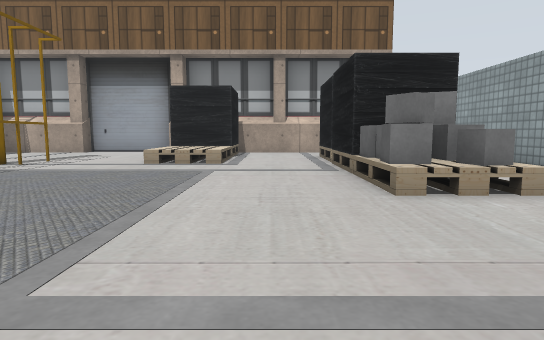
View 1 (above)

16 first-person views from a walk through a world built for the Gazebo simulator. The camera is 0.72 m above the floor, tilts 6° down and sees 75° across. Floor lines are 1 m apart. The floor is counted in squares, 1 m on a side. Each view is taken from the middle of a square. On the plan, view 1 faces up. The plan holds only what a view shows up to about 11 squares ahead; the rest is blank. The robots in the file are not drawn. Some surface patterns are stand-ins.

View 2
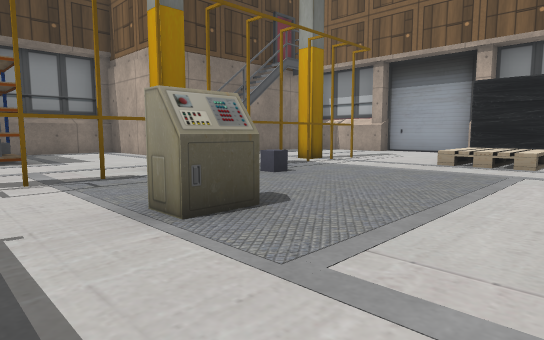

View 3
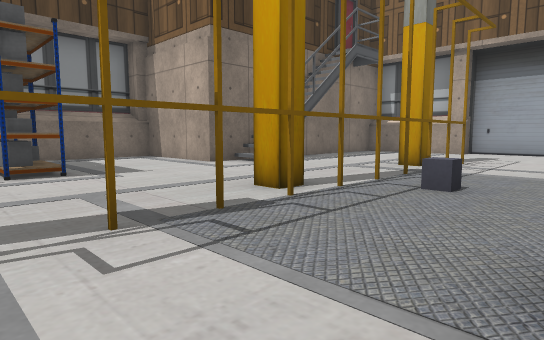

View 4
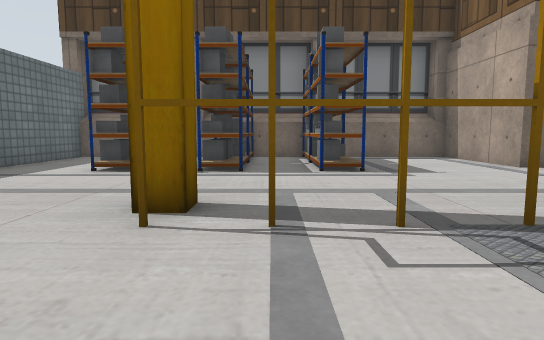

View 5
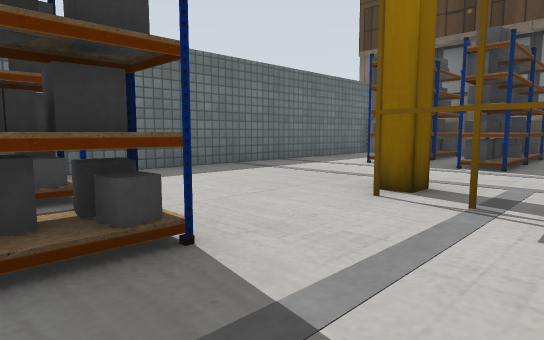

View 6
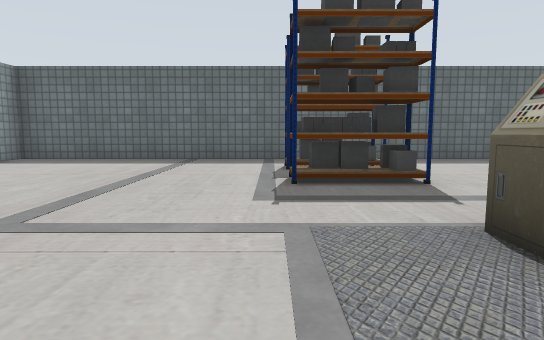

View 7
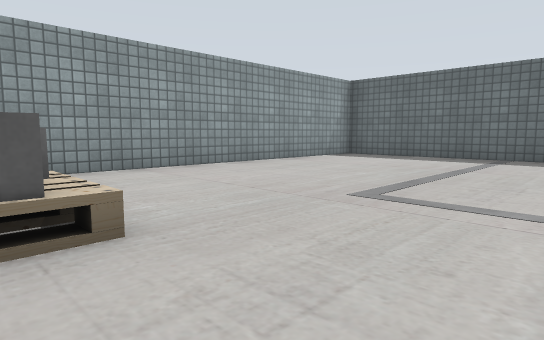

View 8
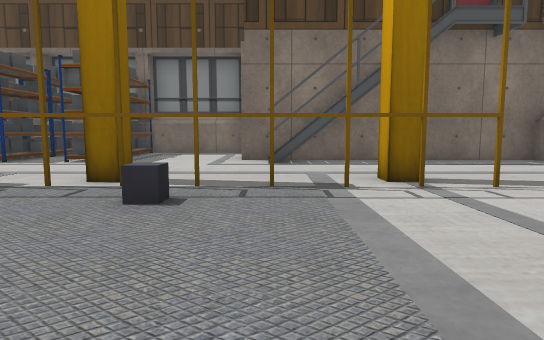

View 9
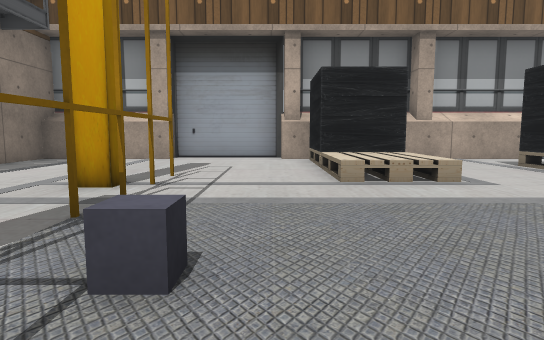

View 10
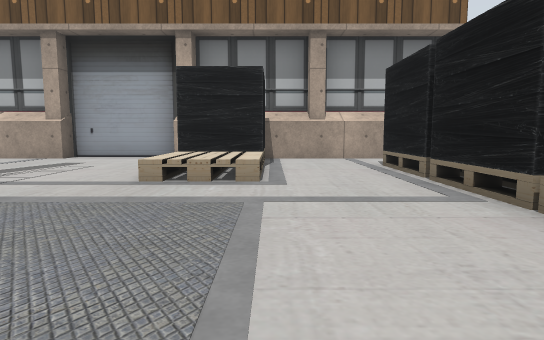

View 11
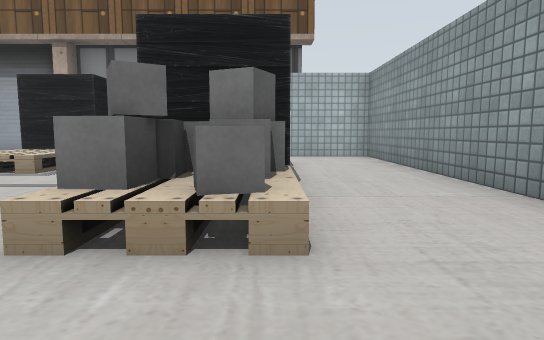

View 12
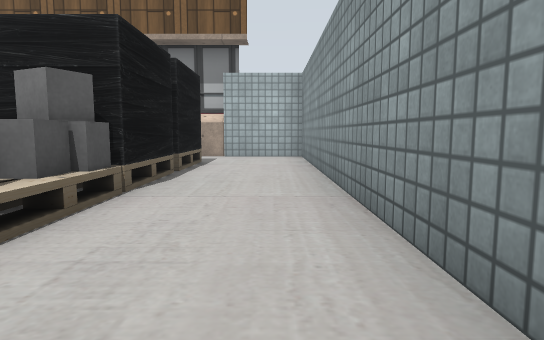

View 13
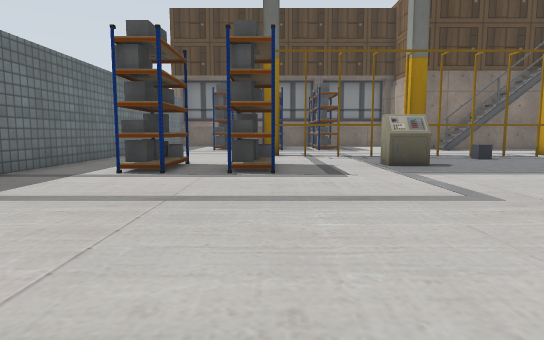

View 14
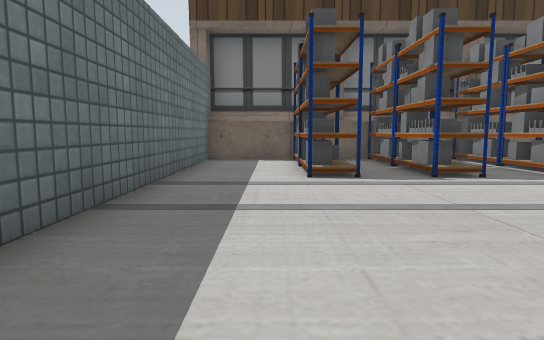

View 15
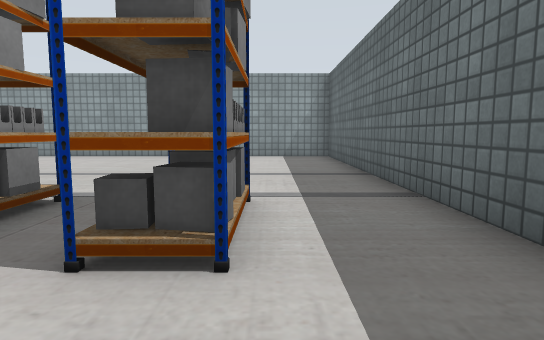

View 16
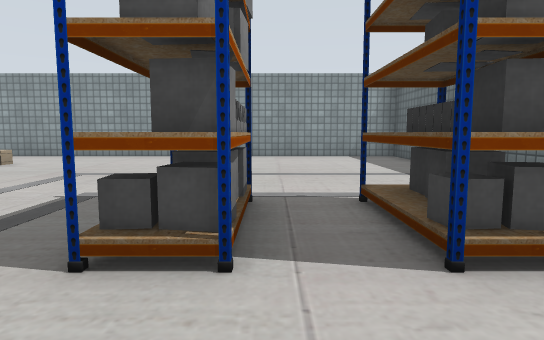

### Floor plan
Key: @ floor where view 1 was taken; # wall or solid block; . floor; / step, stairs or slope; = window, fence, low wall or low ledge; P yellow post; B grey box; T thing the floor can be seen under or through.
Columns run from 14 left of view 1 to 6 right of it. Each row starts with its distance up from view 1.
 14       ######
 13    #####...##########
 12    #.......= =......#
 11    #.......===..##..#
 10    #.......=#=..=#..#
  9    #....P..===..#=..#
  8    ##...P..==...##..#
  7    ##...P.......=#..#
  6    #/#..P.......##..#
  5 ####....PB......##..#
  4 #.......P.......==..#
  3 #.......P...........#
  2 #.......P..=........#
  1 #####...P...........#
  0 #.......P.....@.....#
 -1 #####...P..TT.......#
 -2 #..........TT.......#
 -3 #####......TT.......#
 -4 #..........TT.......#
 -5 #...................#
 -6 #####################

Positions as (right, up) in squares from view 1, and headings:
1: (0, 0), facing up
2: (0, 0), facing up-left
3: (-3, 0), facing up-left
4: (-3, 0), facing left
5: (-2, 1), facing down-left
6: (-1, 4), facing down
7: (-1, 5), facing down-right
8: (-1, 6), facing left
9: (-4, 3), facing up
10: (-1, 3), facing up
11: (3, 2), facing up
12: (5, 2), facing up
13: (5, -1), facing left
14: (-4, -4), facing left
15: (-5, -4), facing right
16: (-5, -2), facing right
